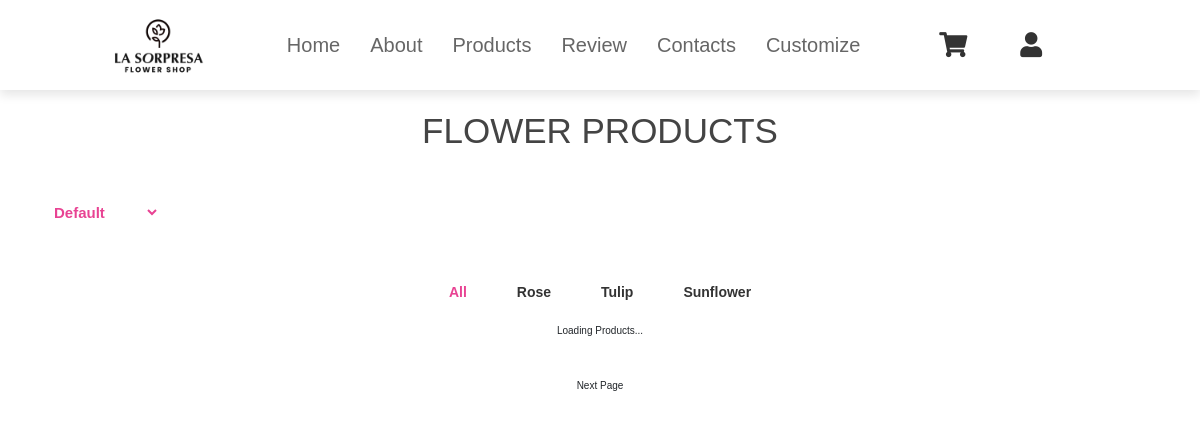
Before: /users/products.php with the older database file.
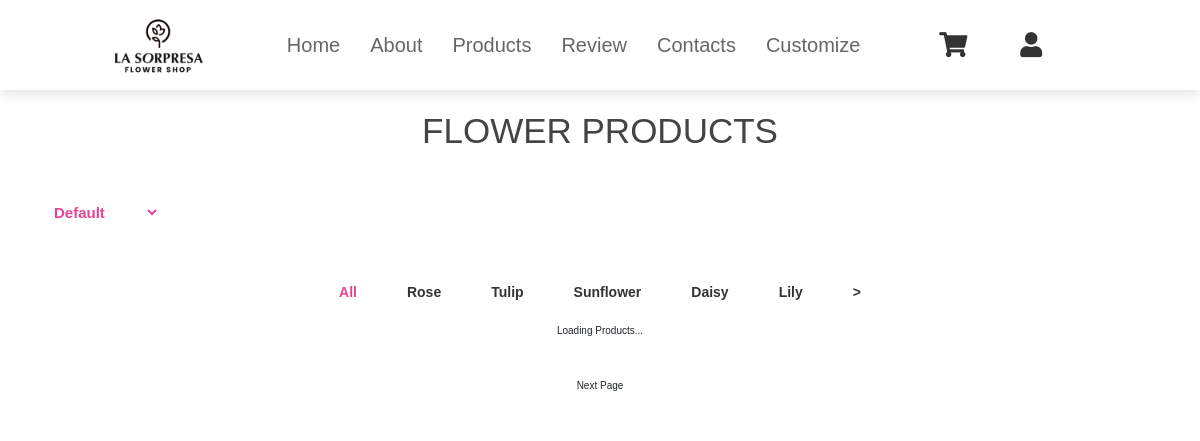
After: the same page with the newer database file.
### tables this page shows
CREATE TABLE `end_category` (
  `ecat_id` int(11) NOT NULL,
  `ecat_name` varchar(255) NOT NULL,
  `mcat_id` int(11) NOT NULL
);

### users/products.php (the view, shortened to what this page needs)
<?php
include("../admin/inc/config.php");
?>
<!DOCTYPE html>
<html lang="en">
<head>
    <link rel="stylesheet" href="https://cdnjs.cloudflare.com/ajax/libs/font-awesome/6.6.0/css/all.min.css">
    <link href="https://cdnjs.cloudflare.com/ajax/libs/font-awesome/5.15.4/css/all.min.css" rel="stylesheet">
     <link href="https://stackpath.bootstrapcdn.com/bootstrap/4.5.2/css/bootstrap.min.css" rel="stylesheet">
     <link rel="stylesheet" href="../css/navhead.css">
</head>
<body>
<header>
    <img src="../images/logo.png" alt="" class="logos" href="">
    <nav class="navbar">
        <a href="index.php">Home</a>
        <a href="#about">About</a>
        <div class="prod-dropdown">
            <a href="" onclick="toggleDropdown()">Products</a>
        </div>
        <a href="#review">Review</a>
        <a href="#contacts">Contacts</a>
        <a href="customization.php">Customize</a>
    </nav>
    <div class="icons">
    <a href="shopcart.php" class="fas fa-shopping-cart"></a>
    <div class="user-dropdown">
        <a href="#" class="fas fa-user" onclick="toggleDropdown()"></a>
    </div>
</div>
</header>
<section>
   <div class="container">
      <h3 class="title"> Flower products </h3>
      <?php
$statement = $pdo->prepare("
    SELECT *
    FROM end_category t1
    JOIN mid_category t2
    ON t1.mcat_id = t2.mcat_id
    WHERE t1.mcat_id = 3 /* Only get categories for the mid-category with ID 3 */
    ORDER BY t1.ecat_id ASC
");
$statement->execute();
$result = $statement->fetchAll(PDO::FETCH_ASSOC);
?>
<div class="filter-condition">
    <select name="" id="select">
        <option value="Default">Default</option>
    </select>
</div>
<ul class="indicator">
    <li data-filter="all" class="active">
        <a href="#" onclick="filterProducts('all', this)">All</a>
    </li>
    <?php
    if (!empty($result) && is_array($result)) {
        $limit = 5;
        $count = 0;
        $page = isset($_GET['page']) ? $_GET['page'] : 1;
        $start = ($page - 1) * $limit;
        $categoriesToShow = array_slice($result, $start, $limit);
        foreach ($categoriesToShow as $row) {
            echo '<li data-filter="' . htmlspecialchars($row['ecat_id']) . '">
                    <a href="#" onclick="filterProducts(\'' . htmlspecialchars($row['ecat_id']) . '\', this)">' . htmlspecialchars($row['ecat_name']) . '</a>
                  </li>';
            $count++;
        }
        if ($count == $limit && count($result) > $page * $limit) {
            $nextPage = $page + 1;
            echo '<li class="next-page">
                    <a href="?page=' . $nextPage . '" onclick="loadMoreCategories()">&gt;</a>
                  </li>';
        }
    } else {
        echo '<li>No categories available.</li>';
    }
    ?>
</ul>
<div class="products-container" id="productContainer">
</div>
   <ul class="listPage">
        <li>Next Page</li>
   </ul>
</section>

Changed rows visible on the page:
added end_category: ecat_name "Daisy"
added end_category: ecat_name "Lily"
